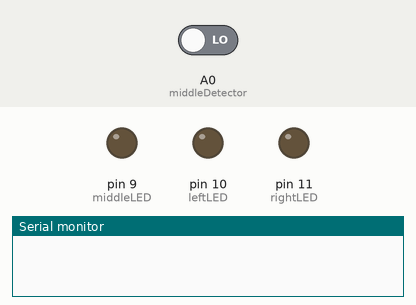
Bench run of a sketch on a simulated Arduino Uno, built with avr-gcc and run on an emulated ATmega328P. On the bench: output pins drawn as LEDs (lit = HIGH), the last lines printed to the serial monitor. Dashed ring = blinking. The inputs (shaded band) are chosen by the test bench; at power-on: A0 (middleDetector) LOW.

Above: at 1.2 s.
1.3 s: A0 (middleDetector) driven HIGH
At 2.1 s:
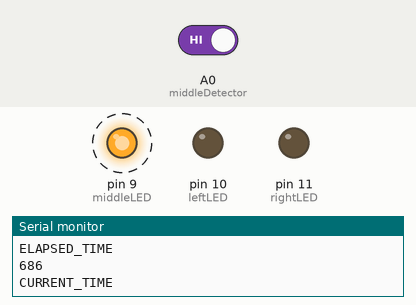
4.3 s: A0 (middleDetector) driven LOW
Timing chart, 0 to 7.3 s (numbered marks = the images above; inputs shaded):
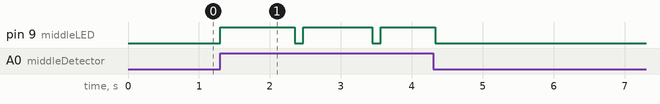

Measured:
- after the input at 1.3 s, pin 9 (middleLED): alternates HIGH for 1.0 s and LOW for 0.12 s, starting at once

The sketch:

poketest.ino
```cpp
int middleLED = 9;
int leftLED = 10;
int rightLED = 11;

int middleDetector = A0;
int leftDetector = A1;
int rightDetector = A2;

long initialTime = 0;
long currentTime;
long elapsedTime;

long onesecond;

void setup() {
Serial.begin(9600);

pinMode(middleLED,OUTPUT);
pinMode(leftLED,OUTPUT);
pinMode(rightLED,OUTPUT);

pinMode(middleDetector,INPUT);
pinMode(leftDetector,INPUT);
pinMode(rightDetector,INPUT);
}

void loop(){
  if (digitalRead(middleDetector)==HIGH)
  {
    currentTime = millis();
    initialTime = currentTime;
    Serial.println("SDJFLSDJFLSDKJFLSDKJFSLDKJF");
    while (digitalRead(middleDetector)==HIGH)
    {
       currentTime = millis();
       Serial.println("CURRENT_TIME");
       Serial.println(currentTime);
       elapsedTime = currentTime-initialTime;
       Serial.println("ELAPSED_TIME");
       Serial.println(elapsedTime);
       digitalWrite(middleLED,HIGH);
       if (elapsedTime >= 1000)
       {
          digitalWrite(middleLED,LOW);
          Serial.println("~~~~~INITIAL_TIME~~~~~!!!!!!!!!!!!!!!");
          Serial.println(initialTime);
          break;
       }
     while (digitalRead(middleDetector)==LOW)
     {
      (digitalWrite(middleLED,LOW));
      break;
     }
    }
  }
}
```
